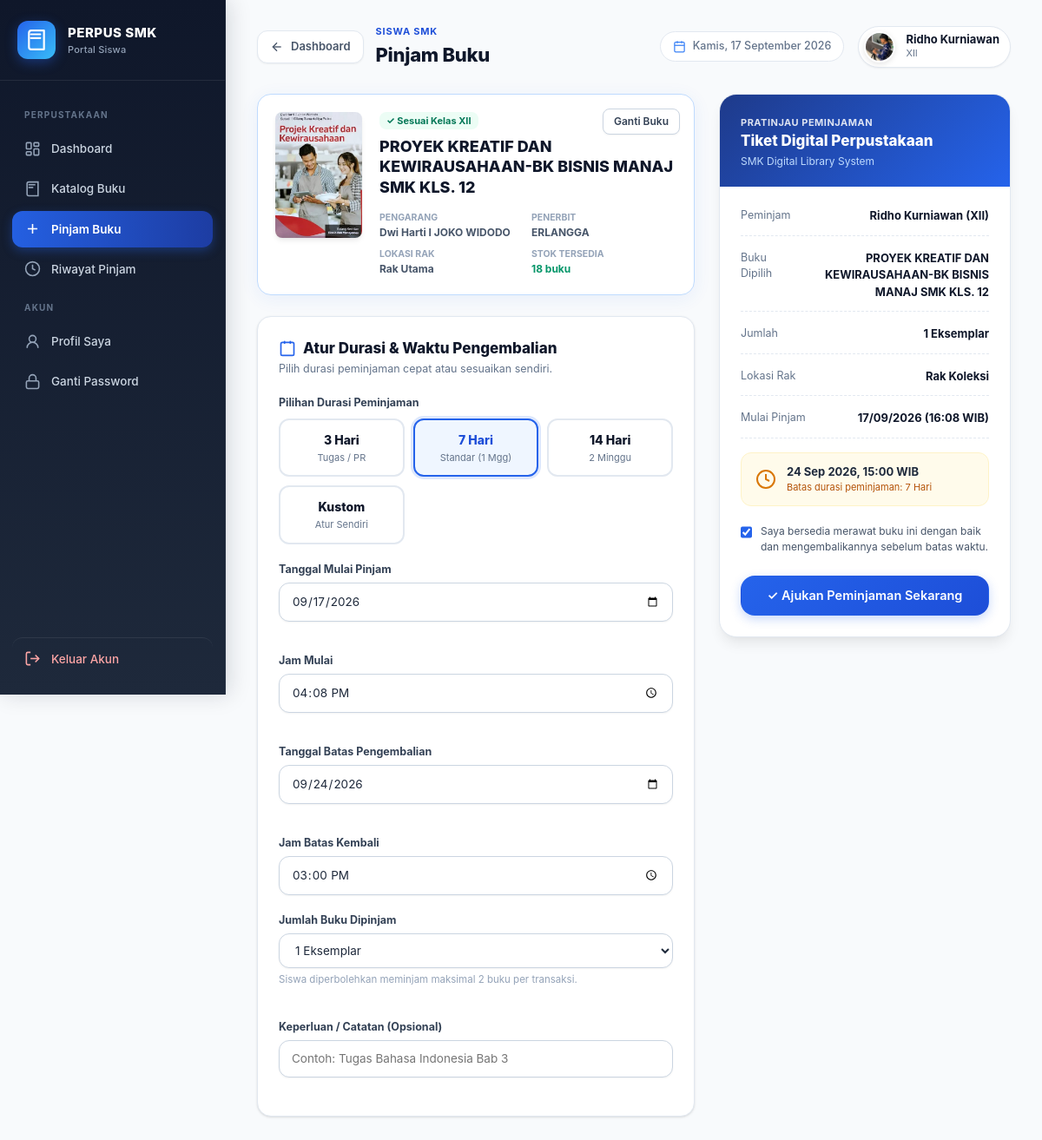
/siswa/pinjam.php?buku_id=56 (signed in), run on the app's committed database.
### tables this page shows
CREATE TABLE `buku` (
  `id` int UNSIGNED NOT NULL,
  `nama_buku` varchar(200) NOT NULL,
  `kategori` varchar(50) NOT NULL DEFAULT 'Umum',
  `kelas` varchar(10) NOT NULL DEFAULT 'X',
  `mata_pelajaran` varchar(100) DEFAULT NULL,
  `jenis_buku` varchar(30) DEFAULT NULL,
  `rak` varchar(50) DEFAULT NULL,
  `nomor_rak` varchar(20) DEFAULT NULL,
  `penerbit` varchar(150) DEFAULT NULL,
  `pengarang` varchar(150) DEFAULT NULL,
  `tahun_perolehan` year DEFAULT NULL,
  `foto` varchar(255) DEFAULT NULL,
  `stok_total` int UNSIGNED NOT NULL DEFAULT '50',
  `stok_tersedia` int UNSIGNED NOT NULL DEFAULT '50',
  `created_at` timestamp NULL DEFAULT CURRENT_TIMESTAMP,
  `updated_at` timestamp NULL DEFAULT CURRENT_TIMESTAMP ON UPDATE CURRENT_TIMESTAMP
);

CREATE TABLE `users` (
  `id` int UNSIGNED NOT NULL,
  `nama` varchar(100) NOT NULL,
  `username` varchar(50) NOT NULL,
  `email` varchar(100) DEFAULT NULL,
  `password` varchar(255) NOT NULL,
  `kelas` varchar(50) DEFAULT NULL,
  `foto` varchar(255) DEFAULT NULL,
  `profil_lengkap` tinyint(1) NOT NULL DEFAULT '0',
  `role` enum('admin','siswa') NOT NULL DEFAULT 'siswa',
  `status` enum('aktif','nonaktif') NOT NULL DEFAULT 'aktif',
  `created_at` timestamp NULL DEFAULT CURRENT_TIMESTAMP,
  `updated_at` timestamp NULL DEFAULT CURRENT_TIMESTAMP ON UPDATE CURRENT_TIMESTAMP
);

### includes/auth.php (called while the page is built, shortened)
<?php
function e($value): string {
    return htmlspecialchars((string)$value, ENT_QUOTES, 'UTF-8');
}

### siswa/pinjam.php (the view, shortened to what this page needs)
<?php
require_once '../config/database.php';
require_once '../includes/auth.php';
$userId = (int)($_SESSION['user']['id'] ?? 0);
$stmtProfil = $pdo->prepare("
    SELECT id, nama, username, email, kelas, foto, profil_lengkap
    FROM users
    WHERE id = ?
    LIMIT 1
");
$stmtProfil->execute([$userId]);
$profil = $stmtProfil->fetch(PDO::FETCH_ASSOC);
$isProfileComplete = (
    $profil &&
    (int)($profil['profil_lengkap'] ?? 0) === 1 &&
    trim($profil['nama'] ?? '') !== '' &&
    trim($profil['kelas'] ?? '') !== ''
);
$namaSiswa = trim($profil['nama'] ?? 'Siswa');
$kelasSiswa = strtoupper(trim($profil['kelas'] ?? ''));
function tingkatKelas($k) {
    $k = strtoupper(trim($k));
    if (str_starts_with($k, 'XII')) return 'XII';
    return '';
}
function cariCoverBuku($foto) {
    $nama = basename(trim($foto));
    $paths = [
        __DIR__ . '/../uploads/books/' . $nama => '../uploads/books/' . rawurlencode($nama),
        __DIR__ . '/../uploads/buku/' . $nama  => '../uploads/buku/' . rawurlencode($nama),
    ];
    foreach ($paths as $file => $url) {
        if (is_file($file)) {
            return $url . '?v=' . filemtime($file);
        }
    }
    return '';
}
$bukuId = (int)($_GET['buku_id'] ?? 0);
$bukuDipilih = null;
if ($bukuId > 0) {
    $stmtBuku = $pdo->prepare("SELECT * FROM buku WHERE id = ? LIMIT 1");
    $stmtBuku->execute([$bukuId]);
    $bukuDipilih = $stmtBuku->fetch(PDO::FETCH_ASSOC);
}
$tingkatUser = tingkatKelas($kelasSiswa);
$stmtKatalog = $pdo->prepare("
    SELECT *
    FROM buku
    WHERE stok_tersedia > 0
      AND (
          kelas = ?
          OR kelas = ?
          OR kelas LIKE ?
      )
    ORDER BY nama_buku ASC
");
$stmtKatalog->execute([
    $tingkatUser,
    $kelasSiswa,
    $tingkatUser . ' %'
]);
$daftarBuku = $stmtKatalog->fetchAll(PDO::FETCH_ASSOC);
$tanggalHariIni = date('Y-m-d');
$jamSekarang = date('H:i');
$tanggalDefaultKembali = date('Y-m-d', strtotime('+7 days'));
$jamDefaultKembali = '15:00';
include '../includes/header.php';
include '../includes/sidebar.php';
?>
<main class="main-content">
    <?php include '../includes/topbar.php'; ?>
    <?php if (!$isProfileComplete): ?>
        <div class="card" style="border-left: 4px solid var(--amber-500);">
            <div style="display: flex; align-items: center; justify-content: space-between; gap: 20px; flex-wrap: wrap;">
                <div>
                    <h3 style="font-size: 16px; font-weight: 800; color: var(--slate-900); margin-bottom: 4px;">
                        ⚠️ Profil Siswa Belum Lengkap
                    </h3>
                    <p style="font-size: 13px; color: var(--slate-600);">
                        Harap lengkapi nama lengkap, kelas, dan email pada halaman profil sebelum melakukan peminjaman buku.
                    </p>
                </div>
                <a href="profil.php" class="btn btn-primary">
                    Lengkapi Profil Sekarang
                </a>
            </div>
        </div>
    <?php else: ?>
        <div class="loan-layout">
            <div class="loan-form-section">
                <?php if ($bukuDipilih): ?>
                    <?php
                    $coverUrl = cariCoverBuku($bukuDipilih['foto'] ?? '');
                    ?>
                    <div class="selected-book-spotlight">
                        <?php if ($coverUrl !== ''): ?>
                            <img src="<?= e($coverUrl) ?>" alt="<?= e($bukuDipilih['nama_buku']) ?>" class="spotlight-cover">
                        <?php endif; ?>
                        <div class="spotlight-info">
                            <span class="book-class-tag match">
                                ✓ Sesuai Kelas <?= e($bukuDipilih['kelas']) ?>
                            </span>
                            <h3><?= e($bukuDipilih['nama_buku']) ?></h3>
                            <div class="spotlight-meta">
                                <div>
                                    <span>Pengarang</span>
                                    <strong><?= e($bukuDipilih['pengarang'] ?: '-') ?></strong>
                                </div>
                                <div>
                                    <span>Penerbit</span>
                                    <strong><?= e($bukuDipilih['penerbit'] ?: '-') ?></strong>
                                </div>
                                <div>
                                    <span>Lokasi Rak</span>
                                    <strong><?= e($bukuDipilih['rak'] ?: 'Rak Utama') ?> <?= e($bukuDipilih['nomor_rak'] ? '(' . $bukuDipilih['nomor_rak'] . ')' : '') ?></strong>
                                </div>
                                <div>
                                    <span>Stok Tersedia</span>
                                    <strong style="color: var(--emerald-600);"><?= (int)$bukuDipilih['stok_tersedia'] ?> buku</strong>
                                </div>
                            </div>
                        </div>
                        <button type="button" class="btn btn-secondary btn-sm btn-change-book" onclick="openBookModal()">
                            Ganti Buku
                        </button>
                    </div>
                <?php endif; ?>
                <?php if ($bukuDipilih): ?>
                <form action="../proses/peminjaman.php" method="POST" id="loanForm" class="card">
                    <div class="card-header">
                        <div>
                            <h3 class="card-title">
                                <svg width="20" height="20" viewBox="0 0 24 24" fill="none" stroke="var(--primary-600)" stroke-width="2">
                                    <rect width="18" height="18" x="3" y="4" rx="2" ry="2"/>
                                    <line x1="16" x2="16" y1="2" y2="6"/>
                                    <line x1="8" x2="8" y1="2" y2="6"/>
                                </svg>
                                Atur Durasi & Waktu Pengembalian
                            </h3>
                            <p class="card-subtitle">Pilih durasi peminjaman cepat atau sesuaikan sendiri.</p>
                        </div>
                    </div>
                    <div class="form-group">
                        <label>Pilihan Durasi Peminjaman</label>
                        <div class="duration-chips">
                            <div class="duration-chip" onclick="selectDuration(3, this)">
                                <strong>3 Hari</strong>
                                <span>Tugas / PR</span>
                            </div>
                            <div class="duration-chip active" onclick="selectDuration(7, this)">
                                <strong>7 Hari</strong>
                                <span>Standar (1 Mgg)</span>
                            </div>
                            <div class="duration-chip" onclick="selectDuration(14, this)">
                                <strong>14 Hari</strong>
                                <span>2 Minggu</span>
                            </div>
                            <div class="duration-chip" onclick="selectCustomDuration(this)">
                                <strong>Kustom</strong>
                                <span>Atur Sendiri</span>
                            </div>
                        </div>
                    </div>
                    <div class="form-grid">
                        <div class="form-group">
                            <label for="tglPinjam">Tanggal Mulai Pinjam</label>
                            <input type="date" class="form-control" id="tglPinjam" name="tanggal_pinjam" value="<?= $tanggalHariIni ?>" min="<?= $tanggalHariIni ?>" required onchange="onDateChange()">
                        </div>
                        <div class="form-group">
                            <label for="waktuMulai">Jam Mulai</label>
                            <input type="time" class="form-control" id="waktuMulai" name="waktu_mulai" value="<?= $jamSekarang ?>" required onchange="updateSummary()">
                        </div>
                        <div class="form-group">
                            <label for="tglKembali">Tanggal Batas Pengembalian</label>
                            <input type="date" class="form-control" id="tglKembali" name="tanggal_rencana_kembali" value="<?= $tanggalDefaultKembali ?>" min="<?= $tanggalHariIni ?>" required onchange="onCustomDateChange()">
                        </div>
                        <div class="form-group">
                            <label for="waktuKembali">Jam Batas Kembali</label>
                            <input type="time" class="form-control" id="waktuKembali" name="waktu_rencana_kembali" value="<?= $jamDefaultKembali ?>" required onchange="updateSummary()">
                        </div>
                    </div>
                    <div class="form-grid">
                        <div class="form-group">
                            <label for="jumlahBuku">Jumlah Buku Dipinjam</label>
                            <select class="form-control" id="jumlahBuku" name="jumlah" onchange="updateSummary()">
                                <option value="1" selected>1 Eksemplar</option>
                            </select>
                            <small class="helper">Siswa diperbolehkan meminjam maksimal 2 buku per transaksi.</small>
                        </div>
                        <div class="form-group">
                            <label for="catatanPinjam">Keperluan / Catatan (Opsional)</label>
                            <input type="text" class="form-control" id="catatanPinjam" name="catatan" placeholder="Contoh: Tugas Bahasa Indonesia Bab 3" oninput="updateSummary()">
                        </div>
                    </div>
                </form>
                <?php endif; ?>
            </div>
            <?php if ($bukuDipilih): ?>
            <div class="loan-summary-sidebar">
                <div class="loan-ticket-card">
                    <div class="ticket-header">
                        <span style="font-size: 11px; font-weight: 700; text-transform: uppercase; letter-spacing: 0.5px; opacity: 0.85;">
                            Pratinjau Peminjaman
                        </span>
                        <h3>Tiket Digital Perpustakaan</h3>
                        <p>SMK Digital Library System</p>
                    </div>
                    <div class="ticket-body">
                        <div class="ticket-row">
                            <span>Peminjam</span>
                            <strong><?= e($namaSiswa) ?> (<?= e($kelasSiswa) ?>)</strong>
                        </div>
                        <div class="ticket-row">
                            <span>Buku Dipilih</span>
                            <strong id="sumJudulBuku"><?= e($bukuDipilih['nama_buku']) ?></strong>
                        </div>
                        <div class="ticket-row">
                            <span>Jumlah</span>
                            <strong id="sumJumlah">1 Eksemplar</strong>
                        </div>
                        <div class="ticket-row">
                            <span>Lokasi Rak</span>
                            <strong><?= e($bukuDipilih['rak'] ?: 'Rak Koleksi') ?></strong>
                        </div>
                        <div class="ticket-row">
                            <span>Mulai Pinjam</span>
                            <strong id="sumMulaiPinjam"><?= date('d/m/Y', strtotime($tanggalHariIni)) ?> (<?= $jamSekarang ?> WIB)</strong>
                        </div>
                        <div class="ticket-deadline-box">
                            <svg viewBox="0 0 24 24" fill="none" stroke="currentColor" stroke-width="2">
                                <circle cx="12" cy="12" r="10"/>
                                <polyline points="12 6 12 12 16 14"/>
                            </svg>
                            <div>
                                <strong id="sumBatasTgl"><?= date('d M Y', strtotime($tanggalDefaultKembali)) ?>, 15:00 WIB</strong>
                                <small id="sumCountdown">Batas durasi peminjaman: 7 Hari</small>
                            </div>
                        </div>
                        <label style="display: flex; align-items: flex-start; gap: 10px; font-size: 12px; color: var(--slate-600); cursor: pointer; margin-top: 4px;">
                            <input type="checkbox" id="agreeTerms" checked style="margin-top: 2px; width: 16px; height: 16px; accent-color: var(--primary-600);">
                            <span>Saya bersedia merawat buku ini dengan baik dan mengembalikannya sebelum batas waktu.</span>
                        </label>
                        <button type="button" class="btn btn-primary btn-lg" style="width: 100%; margin-top: 8px;" onclick="submitLoanForm()">
                            ✓ Ajukan Peminjaman Sekarang
                        </button>
                    </div>
                </div>
            </div>
            <?php endif; ?>
        </div>
    <?php endif; ?>
</main>
<?php include '../includes/footer.php'; ?>

### data on the page
buku: foto (picture), kelas "XII", nama_buku "PROYEK KREATIF DAN KEWIRAUSAHAAN-BK BISNIS MANAJ SMK KLS. 12", pengarang "Dwi Harti I JOKO WIDODO", penerbit "ERLANGGA", rak "Rak Utama", stok_tersedia "18", rak "Rak Koleksi"
users: nama "Ridho Kurniawan", kelas "XII"

### other printed values
$page_title "Pinjam Buku"
$_SESSION['user']['nama'] "Ridho Kurniawan"
$_SESSION['user']['kelas'] "XII"
